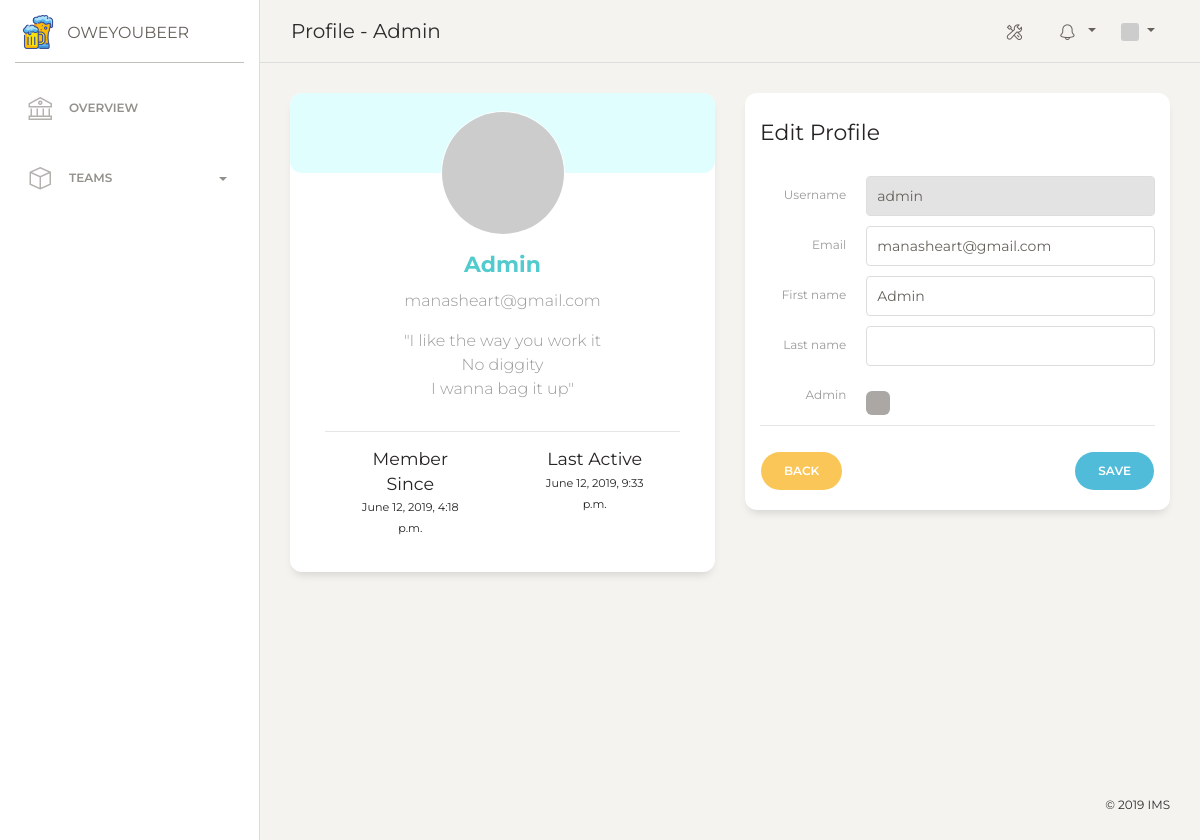
The app's page /profile/admin (signed in), older data.
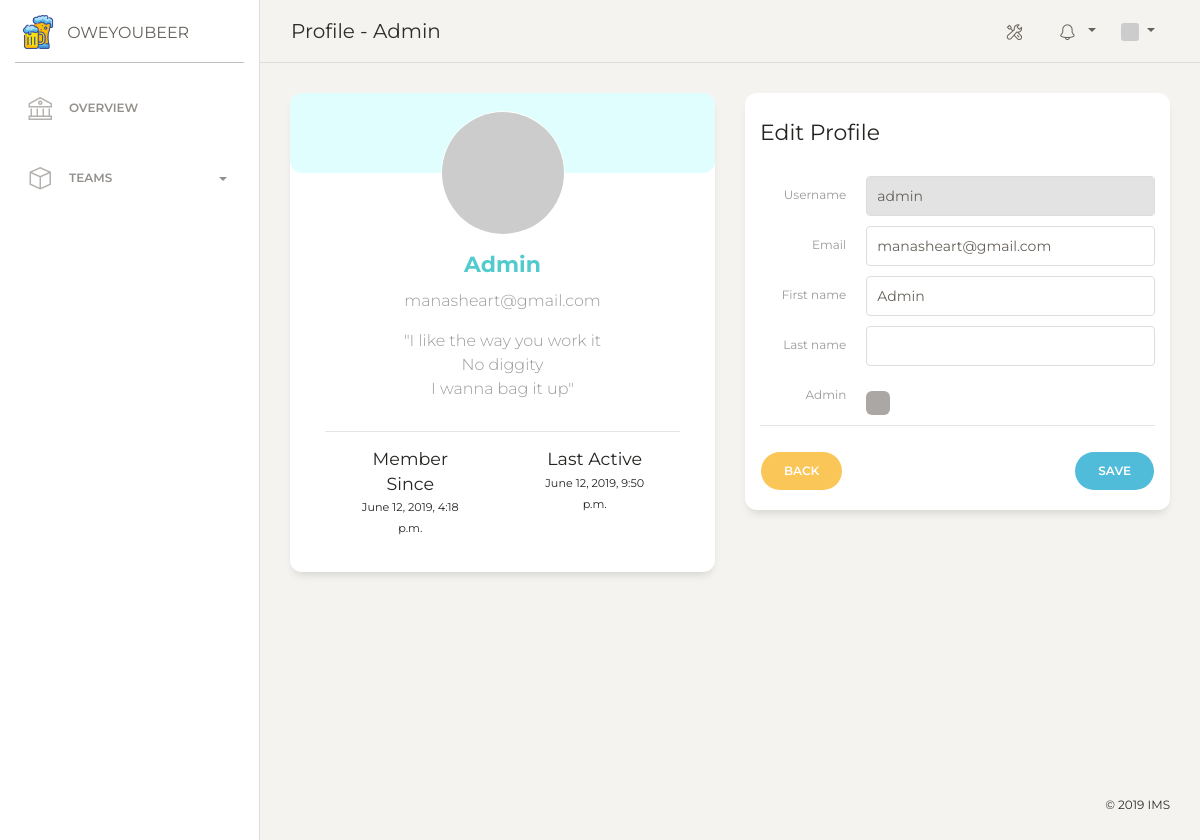
The same page, newer data.
### account/models.py (models this page shows, shortened)
class Account(AbstractUser):
    class Meta:
        db_table = 'accounts'
    email = models.EmailField(unique=True)
    username = models.CharField(max_length=40, unique=True)
    first_name = models.CharField(max_length=40, blank=True)
    last_name = models.CharField(max_length=40, blank=True)
    avatar_hash = models.CharField(max_length=140, blank=True)
    is_superuser = models.BooleanField(default=False)
    is_active = models.BooleanField(default=True)
    objects = AccountManager()
    USERNAME_FIELD = 'username'
    REQUIRED_FIELDS = ['email']
    def get_full_name(self):
        return ' '.join([self.first_name, self.last_name])
    def gravatar(self, size=100, default='identicon', rating='g'):
        url = 'https://secure.gravatar.com/avatar'
        hash = self.avatar_hash or self.gravatar_hash()
        return '{url}/{hash}?s={size}&d={default}&r={rating}'.format(
            url=url, hash=hash, size=size, default=default, rating=rating)

### account/views.py (the view, shortened to what this page needs)
# urls.py: url(r'^profile/(?P<username>[\w-]+)$', view=ProfileView.as_view(), name='profile'),
class ProfileView(UpdateView):
    model = Account
    form_class = ProfileForm
    template_name = 'profile/user.html'
    def get_object(self, **kwargs):
        self.username = self.kwargs.get("username")
        if self.username is None:
            raise Http404
        return get_object_or_404(Account, username__iexact=self.username)

### account/forms.py
class ProfileForm(forms.ModelForm):
    username = forms.CharField(disabled=True, widget=TextInput(attrs={'class': 'form-control'}))
    email = forms.EmailField(widget=EmailInput(attrs={'class': 'form-control'}))
    first_name = forms.CharField(required=False, widget=TextInput(attrs={'class': 'form-control'}))
    last_name = forms.CharField(required=False, widget=TextInput(attrs={'class': 'form-control'}))
    is_admin = forms.BooleanField(required=False, widget=CheckboxInput(attrs={'class': 'form-check-input'}))
    class Meta:
        model = Account
        fields = ['username', 'email', 'first_name', 'last_name', 'is_admin']

### templates/profile/user.html (shortened to what this page needs)
{% extends 'layout.html' %}
{% block menu %}Profile - {{ user.username }}{% endblock %}
{% block body %}
<div class="content">
  <div class="row">
    <div class="col-md-6">
      <div class="card card-user">
        <div class="card-body">
          <div class="author">
            <a href="#">
              <img class="avatar border-gray" src="{{ user.gravatar }}">
              <h5 class="title">{{ user.get_full_name }}</h5>
            </a>
            <p class="description">
              {{ user.email }}
            </p>
          </div>
          <p class="description text-center">
            "I like the way you work it
            <br> No diggity
            <br> I wanna bag it up"
          </p>
        </div>
        <div class="card-footer">
          <hr>
          <div class="button-container">
            <div class="row">
              <div class="col-lg-4 col-md-6 col-6 ml-auto">
                <h5>Member Since</h5>
                <p><small>{{ user.date_joined }}</small></p>
              </div>
              <div class="col-lg-4 col-md-6 col-6 ml-auto mr-auto">
                <h5>Last Active</h5>
                <p><small>{{ user.last_login }}</small></p>
              </div>
            </div>
          </div>
        </div>
      </div>
    </div>
    <div class="col-md-6">
      <div class="card">
        <div class="card-header">
          <h5 class="card-title">Edit Profile</h5>
        </div>
        <div class="card-body">
          <form class="form-horizontal" method="post">
            <div class="row">
              <label class="col-md-3 col-form-label">{{ form.username.label }}</label>
              <div class="col-md-9">
                {% if form.username.errors %}
                <div class="form-group has-danger">
                {% else %}
                <div class="form-group">
                {% endif %}
                  {{ form.username }}
                </div>
              </div>
            </div>
            <div class="row">
              <label class="col-md-3 col-form-label">{{ form.email.label }}</label>
              <div class="col-md-9">
                {% if form.email.errors %}
                <div class="form-group has-danger">
                {% else %}
                <div class="form-group">
                {% endif %}
                  {{ form.email }}
                </div>
              </div>
            </div>
            <div class="row">
              <label class="col-md-3 col-form-label">{{ form.first_name.label }}</label>
              <div class="col-md-9">
                {% if form.first_name.errors %}
                <div class="form-group has-danger">
                {% else %}
                <div class="form-group">
                {% endif %}
                  {{ form.first_name }}
                </div>
              </div>
            </div>
            <div class="row">
              <label class="col-md-3 col-form-label">{{ form.last_name.label }}</label>
              <div class="col-md-9">
                {% if form.last_name.errors %}
                <div class="form-group has-danger">
                {% else %}
                <div class="form-group">
                {% endif %}
                  {{ form.last_name }}
                </div>
              </div>
            </div>
            <div class="row">
              <label class="col-md-3 col-form-label">Admin</label>
              <div class="col-md-9">
                <div class="form-check">
                </div>
              </div>
            </div>
            <hr>
            <a class="btn btn-warning btn-round float-left" href="javascript:history.back()">Back</a>
            <button class="btn btn-info btn-round float-right" type="submit">Save</button>
          </form>
        </div>
      </div>
    </div>
  </div>
</div>
{% endblock %}

### templates/layout.html (shortened to what this page needs)
<!DOCTYPE html>
<html lang="en">
{% load static %}
{% block head %}
<head>
  <link href="https://maxcdn.bootstrapcdn.com/font-awesome/latest/css/font-awesome.min.css" rel="stylesheet">
  <link href="{% static 'css/bootstrap.min.css' %}" rel="stylesheet" />
  <link href="{% static 'css/paper-dashboard.css' %}" rel="stylesheet" />
  <link href="{% static 'css/vendor.css' %}" rel="stylesheet" />
  <link href="{% static 'demo/demo.css' %}" rel="stylesheet" />
</head>
{% endblock %}
<body class="">
  <div class="wrapper ">
    {% block sidebar %}
    <div class="sidebar" data-color="white" data-active-color="danger">
      <div class="logo">
        <a href="{% url 'index' %}" class="simple-text logo-mini">
          <div class="logo-image-small">
            <img src="{% static 'img/beer.png' %}">
          </div>
        </a>
        <a href="{% url 'index' %}" class="simple-text logo-normal">
          OweYouBeer
        </a>
      </div>
      <div class="sidebar-wrapper">
        <ul class="nav">
          <li id="overviewNav">
            <a href="{% url 'ui:overview' %}">
              <i class="nc-icon nc-bank"></i>
              <p>Overview</p>
            </a>
          </li>
        </ul>
        <ul class="nav">
          <li id="teamNav">
            <a data-toggle="collapse" href="#newHost" class="collapsed" aria-expanded="false">
              <i class="nc-icon nc-app"></i>
              <p>Teams<b class="caret"></b></p>
            </a>
          </li>
        </ul>
      </div>
    </div>
    <div class="main-panel">
      <nav class="navbar navbar-expand-lg navbar-absolute fixed-top navbar-transparent">
        <div class="container-fluid">
          <div class="navbar-wrapper">
            <p class="navbar-brand">{% block menu %}Main{% endblock %}</p>
          </div>
          <div class="collapse navbar-collapse justify-content-end" id="navigation">
            <ul class="navbar-nav">
              <li class="nav-item">
                {% if user.is_superuser %}
                <a class="nav-link btn-magnify" href="{% url 'admin:index' %}">
                  <i class="nc-icon nc-settings"></i>
                </a>
                {% endif %}
              </li>
              <li class="nav-item btn-rotate dropdown">
                <a class="nav-link dropdown-toggle" href="#" id="navbarDropdownMenuLink" data-toggle="dropdown" aria-haspopup="true" aria-expanded="false">
                  <i class="nc-icon nc-bell-55"></i>
                </a>
              </li>
              <li class="nav-item btn-rotate dropdown">
                <a class="nav-link dropdown-toggle" href="#" id="navbarDropdownMenuLink" data-toggle="dropdown" aria-haspopup="true" aria-expanded="false">
                  {% if user.is_authenticated %}
                  <img src="{{ user.gravatar }}" width="18" height="18">
                  {% else %}
                  <i class="nc-icon nc-circle-10"></i>
                  {% endif %}
                </a>
              </li>
            </ul>
          </div>
        </div>
      </nav>
    {% endblock %}
      {% block body %}{% endblock %}
      {% block footer %}
      <footer class="footer footer-black footer-white ">
        <div class="container-fluid">
          <div class="row">
            <div class="credits ml-auto">
              <span class="copyright">
                ©
                 IMS
              </span>
            </div>
          </div>
        </div>
      </footer>
      {% endblock %}
    </div>
  </div>
</body>
</html>

Row changes from the older to the newer data that the page shows:
changed Account "Admin": last_login "June 12, 2019, 9:33 p.m." → "June 12, 2019, 9:50 p.m."
